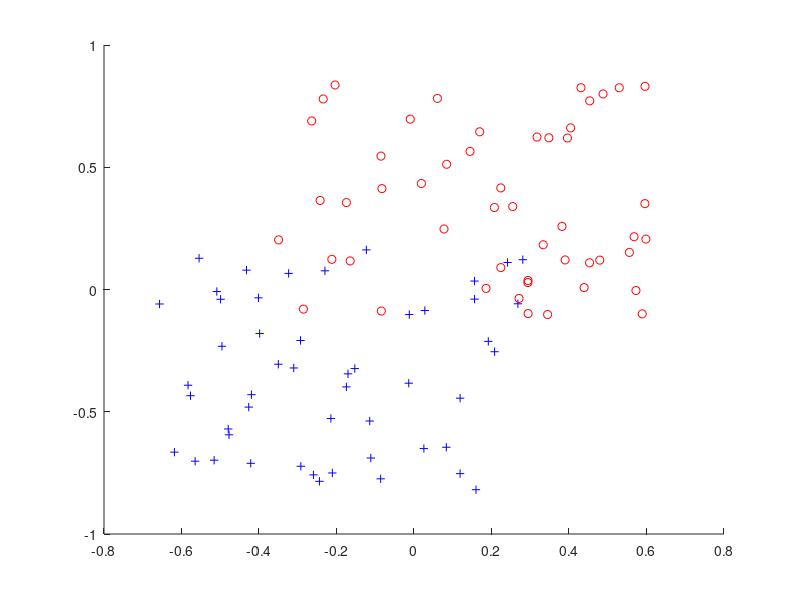

Write MATLAB code to recreate this figure. (Note: this script raises an error after producing the figure.)
clear;

load t.mat
load x.mat

hold on;

plot(x(t==1,1),x(t==1,2),'b+');
plot(x(t==-1,1),x(t==-1,2),'ro');

[w, ~, ~] = trainPerceptron(x, t, 100);

x1 = -1:1:1;
x2 = - (w(3) + x1 * w(1)) / w(2);
plot(x1,x2,'g');
    
hold off;
